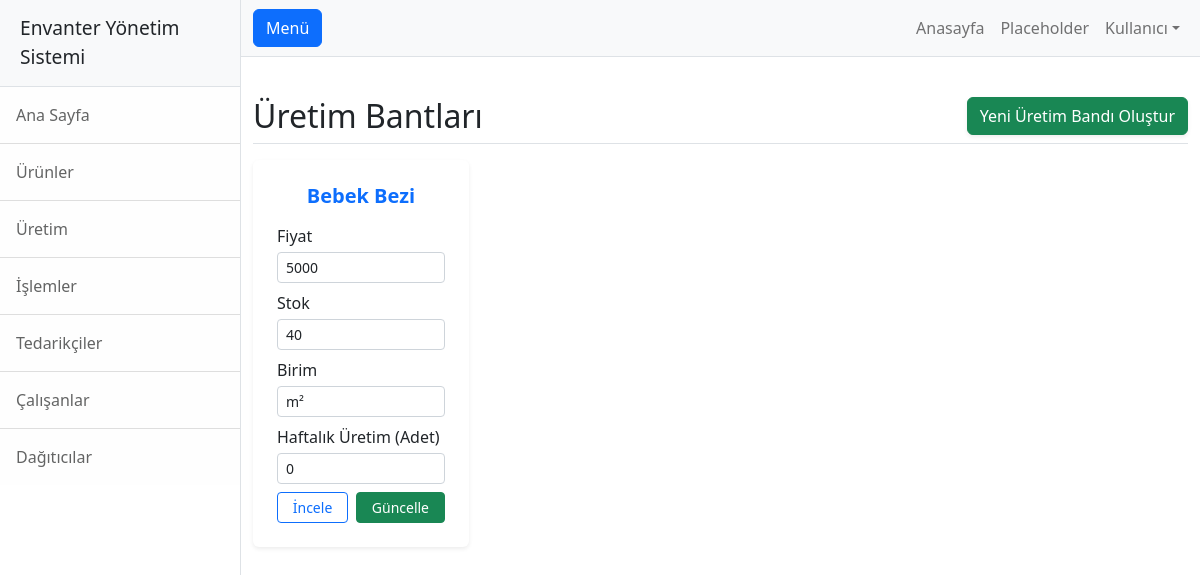
The app's page /uretim_bandi.php with its own data.
### tables this page shows
CREATE TABLE `uretim` (
  `id` int(11) NOT NULL,
  `cikan_id` int(11) NOT NULL,
  `birim` int(11) NOT NULL,
  `fiyat` int(11) NOT NULL,
  `uretim` int(11) NOT NULL
);

CREATE TABLE `cikan` (
  `id` int(11) NOT NULL,
  `ad` varchar(255) NOT NULL,
  `aciklama` text,
  `birim` int(11) NOT NULL,
  `eklenme` timestamp NULL DEFAULT CURRENT_TIMESTAMP,
  `guncelleme` timestamp NULL DEFAULT CURRENT_TIMESTAMP,
  `stok` int(11) NOT NULL
);

### uretim_bandi.php (the view, shortened to what this page needs)
<?php
include('header.php');
include('db.php');
$uretim_query = "SELECT u.id AS uretim_id, u.cikan_id, u.birim, u.fiyat, u.uretim, c.ad AS cikan_urun_adi, c.stok, c.birim AS cikan_birim
                 FROM uretim u
                 JOIN cikan c ON u.cikan_id = c.id";
$uretim_result = mysqli_query($conn, $uretim_query);
?>
<main role="main" class="main-content">
    <div class="container py-4">
        <div class="d-flex justify-content-between flex-wrap flex-md-nowrap align-items-center pt-3 pb-2 mb-3 border-bottom">
            <h1 class="h2 mb-0">Üretim Bantları</h1>
            <a href="uretim_olustur.php" class="btn btn-success shadow-sm">
                <i class="bi bi-plus-circle"></i> Yeni Üretim Bandı Oluştur
            </a>
        </div>
        <div class="row g-4">
            <?php if ($uretim_result && mysqli_num_rows($uretim_result) > 0): ?>
                <?php while ($uretim = mysqli_fetch_assoc($uretim_result)): ?>
                    <div class="col-12 col-md-6 col-lg-4 col-xl-3">
                        <form action="uretim_bandi_guncelle.php" method="POST" class="card shadow-sm h-100 border-0 p-2">
                            <div class="card-body d-flex flex-column">
                                <h5 class="card-title mb-3 text-primary text-center fw-bold">
                                    <?= htmlspecialchars($uretim['cikan_urun_adi']) ?>
                                </h5>
                                <div class="mb-2">
                                    <label class="form-label mb-1">Fiyat</label>
                                    <input type="number" name="fiyat" value="<?= $uretim['fiyat'] ?>" class="form-control form-control-sm" min="0" step="0.01" required>
                                </div>
                                <div class="mb-2">
                                    <label class="form-label mb-1">Stok</label>
                                    <input type="number" name="stok" value="<?= $uretim['stok'] ?>" class="form-control form-control-sm" min="0" readonly>
                                </div>
                                <div class="mb-2">
                                    <label class="form-label mb-1">Birim</label>
                                    <select name="birim" class="form-control form-control-sm" required>
                                        <option value="0" <?= $uretim["birim"]==0 ? "selected" : "" ?>>m²</option>
                                    </select>
                                </div>
                                <div class="mb-2">
                                    <label class="form-label mb-1">Haftalık Üretim (Adet)</label>
                                    <input type="number" name="uretim" value="<?= $uretim['uretim'] ?>" class="form-control form-control-sm" min="0" required>
                                </div>
                                <div class="mt-auto d-flex gap-2">
                                    <a href="uretim_duzenle.php?id=<?= $uretim['uretim_id'] ?>" class="btn btn-outline-primary btn-sm flex-fill">
                                        <i class="bi bi-pencil"></i> İncele
                                    </a>
                                    <button type="submit" class="btn btn-success btn-sm flex-fill">
                                        <i class="bi bi-check-circle"></i> Güncelle
                                    </button>
                                </div>
                            </div>
                        </form>
                    </div>
                <?php endwhile; ?>
            <?php else: ?>
                <div class="col-12">
                    <div class="alert alert-info text-center">Kayıt bulunamadı</div>
                </div>
            <?php endif; ?>
        </div>
    </div>
</main>

### records on screen
uretim: cikan.ad "Bebek Bezi", fiyat "5000", stok "40", birim "m²", uretim "0"
